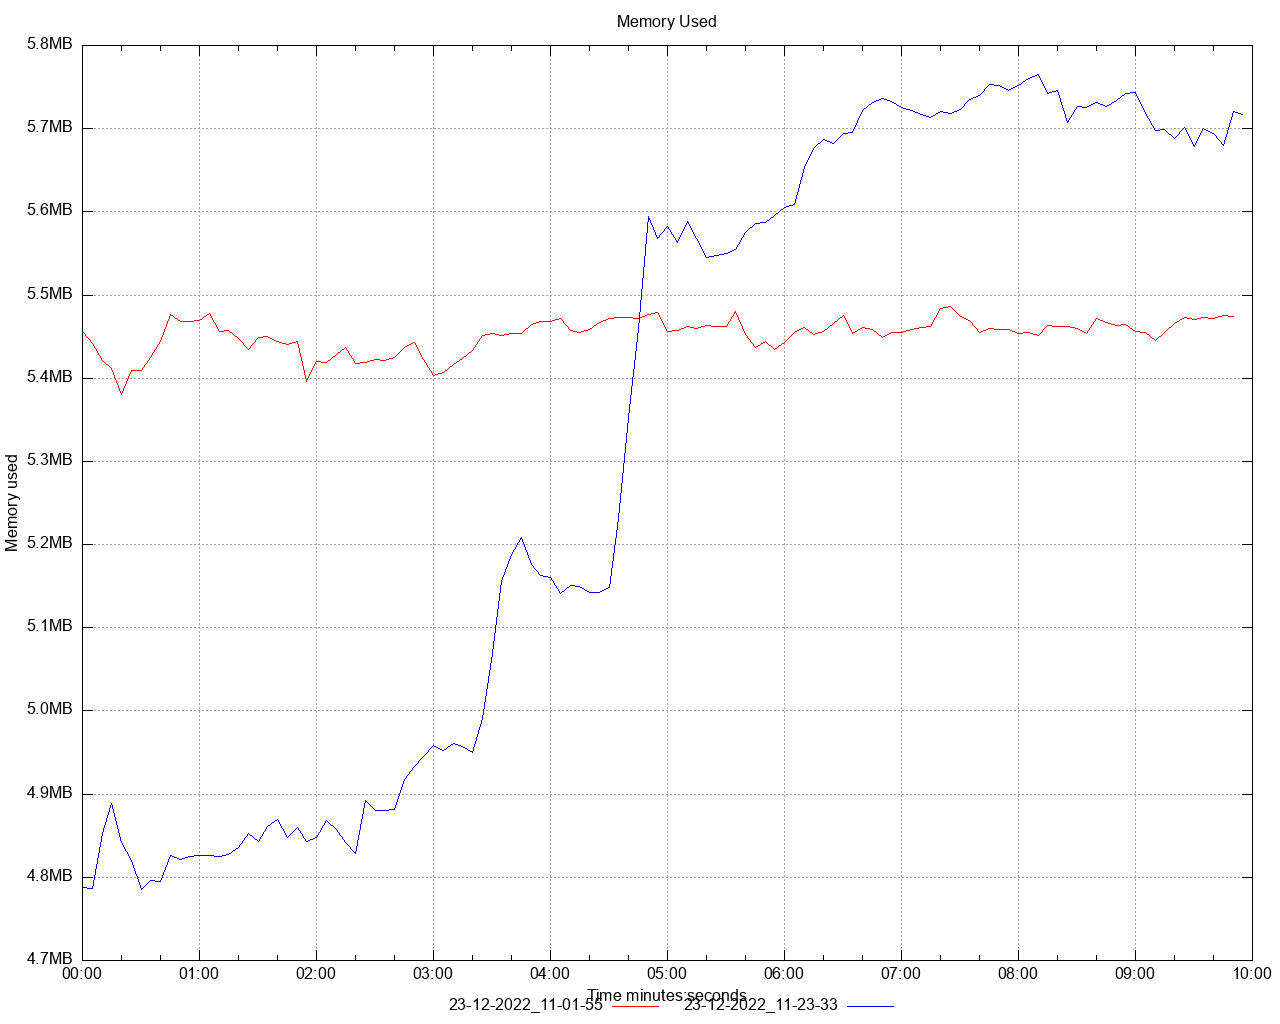

Write the gnuplot code that produced this figure.
set title 'Memory Used' noenhanced
set style data lines
set datafile separator ","
set terminal png size 1280,1024
set grid
set key below
set xdata time
set timefmt "%s"
offset = 0
t0(x)=(offset=($0==0) ? x : offset, x - offset)
set xlabel 'Time minutes:seconds'
set ylabel 'Memory used'
set format y '%.1s%cB'
set output '/Users/ahmet.mircik/Workspace/python/hazelcast-simulator/offload-benchmarks/report/dstat/memory_used_A2.png'
plot \
   '/Users/ahmet.mircik/Workspace/python/hazelcast-simulator/offload-benchmarks/report/data/memory_used_A2_1.data' using (t0(timecolumn(1))):2 title "23-12-2022_11-01-55" noenhanced lt rgb "red", \
   '/Users/ahmet.mircik/Workspace/python/hazelcast-simulator/offload-benchmarks/report/data/memory_used_A2_2.data' using (t0(timecolumn(1))):2 title "23-12-2022_11-23-33" noenhanced lt rgb "blue", \
